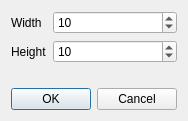
<?xml version="1.0" encoding="UTF-8"?>
<ui version="4.0">
 <class>Dialog</class>
 <widget class="QDialog" name="Dialog">
  <property name="geometry">
   <rect>
    <x>0</x>
    <y>0</y>
    <width>184</width>
    <height>121</height>
   </rect>
  </property>
  <property name="windowTitle">
   <string>Dialog</string>
  </property>
  <layout class="QVBoxLayout" name="verticalLayout">
   <item>
    <layout class="QFormLayout" name="formLayout">
     <item row="0" column="0">
      <widget class="QLabel" name="label">
       <property name="text">
        <string>Width</string>
       </property>
       <property name="buddy">
        <cstring>widthBox</cstring>
       </property>
      </widget>
     </item>
     <item row="0" column="1">
      <widget class="QSpinBox" name="widthBox">
       <property name="maximum">
        <number>1000</number>
       </property>
       <property name="value">
        <number>10</number>
       </property>
      </widget>
     </item>
     <item row="1" column="0">
      <widget class="QLabel" name="label_2">
       <property name="text">
        <string>Height</string>
       </property>
       <property name="buddy">
        <cstring>heightBox</cstring>
       </property>
      </widget>
     </item>
     <item row="1" column="1">
      <widget class="QSpinBox" name="heightBox">
       <property name="maximum">
        <number>1000</number>
       </property>
       <property name="value">
        <number>10</number>
       </property>
      </widget>
     </item>
    </layout>
   </item>
   <item>
    <widget class="QDialogButtonBox" name="buttonBox">
     <property name="orientation">
      <enum>Qt::Horizontal</enum>
     </property>
     <property name="standardButtons">
      <set>QDialogButtonBox::Cancel|QDialogButtonBox::Ok</set>
     </property>
    </widget>
   </item>
  </layout>
 </widget>
 <resources/>
 <connections>
  <connection>
   <sender>buttonBox</sender>
   <signal>accepted()</signal>
   <receiver>Dialog</receiver>
   <slot>accept()</slot>
   <hints>
    <hint type="sourcelabel">
     <x>248</x>
     <y>254</y>
    </hint>
    <hint type="destinationlabel">
     <x>157</x>
     <y>274</y>
    </hint>
   </hints>
  </connection>
  <connection>
   <sender>buttonBox</sender>
   <signal>rejected()</signal>
   <receiver>Dialog</receiver>
   <slot>reject()</slot>
   <hints>
    <hint type="sourcelabel">
     <x>316</x>
     <y>260</y>
    </hint>
    <hint type="destinationlabel">
     <x>286</x>
     <y>274</y>
    </hint>
   </hints>
  </connection>
 </connections>
</ui>
